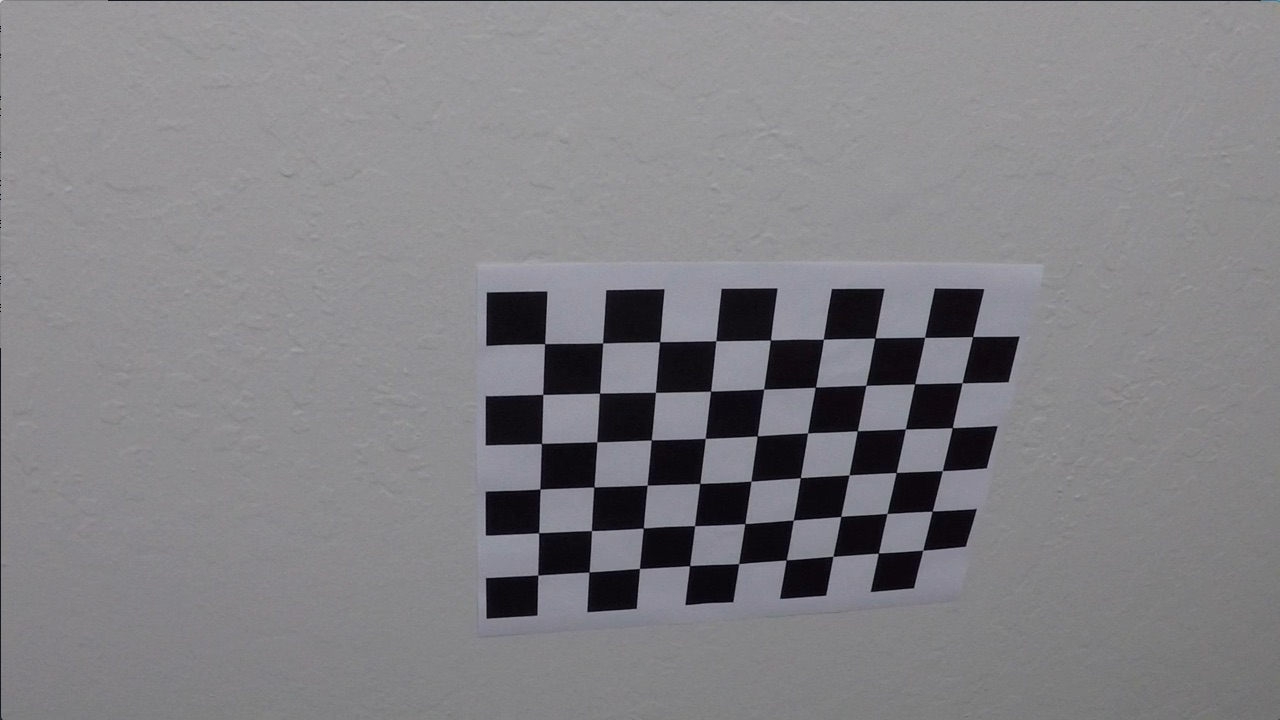
#> input picture camera_cal/calibration10.jpg, 1280 x 720 px; its folder holds only this picture in this run
$ jupyter execute --allow-errors p4.ipynb   (shell and % lines are left out)   (older library calls are emulated)
#> lines starting #> are read from the running program, lines starting #| are printed output that depends on the picture; after the words box and inside, x2 and y2 are one past the last pixel; in counts of white or black regions, pixels touching at a corner belong together
### primitives.py

import numpy as np
import cv2
from scipy import signal

# list of primitive function, all based from the code in class.


# Define a function that applies Sobel x or y,
# then takes an absolute value and applies a threshold.
# Note: calling your function with orient='x', thresh_min=5, thresh_max=100
# should produce output like the example image shown above this quiz.
# [54 lines left out: functions abs_sobel_thresh, mag_thresh, dir_threshold, not called in this run]

def select_yellow(image):
 hsv = cv2.cvtColor(image, cv2.COLOR_RGB2HSV)
 lower = np.array([20,60,60])
 upper = np.array([38,174, 250])
 mask = cv2.inRange(hsv, lower, upper)
 res = cv2.bitwise_and(image,image, mask= mask)

 return mask

def select_white(image):
 lower = np.array([202,202,202])
 upper = np.array([255,255,255])
 mask = cv2.inRange(image, lower, upper)
 res = cv2.bitwise_and(image,image, mask= mask)

 return mask

# Edit this function to create your own pipeline.
def transform_pipeline(img, s_thresh=(170, 255), sx_thresh=(20, 100)):
    img = np.copy(img)
    # Convert to HSV color space and separate the V channel
    hsv = cv2.cvtColor(img, cv2.COLOR_RGB2HLS).astype(np.float)
    l_channel = hsv[:,:,1]
    s_channel = hsv[:,:,2]
    # Sobel x
    sobelx = cv2.Sobel(l_channel, cv2.CV_64F, 1, 0) # Take the derivative in x
    abs_sobelx = np.absolute(sobelx) # Absolute x derivative to accentuate lines away from horizontal
    scaled_sobel = np.uint8(255*abs_sobelx/np.max(abs_sobelx))

    # Threshold x gradient
    sxbinary = np.zeros_like(scaled_sobel)
    sxbinary[(scaled_sobel >= sx_thresh[0]) & (scaled_sobel <= sx_thresh[1])] = 1

    sx_yellow = select_yellow(img)
    sx_white = select_white(img)


    # Threshold color channel
    s_binary = np.zeros_like(s_channel)
    s_binary[(s_channel >= s_thresh[0]) & (s_channel <= s_thresh[1])] = 1
    # Stack each channel
    # Note color_binary[:, :, 0] is all 0s, effectively an all black image. It might
    # be beneficial to replace this channel with something else.
    color_binary = np.dstack(( np.zeros_like(sxbinary), sxbinary, s_binary))
    combined_binary =  np.zeros_like(sxbinary)
    #combined_binary[(s_binary == 1) | (sxbinary == 1)] = 1
    combined_binary[(sx_yellow > 0 ) | (sx_white == 1) | (s_binary == 1) |(sxbinary == 1)] = 1
    #combined_binary[(sx_yellow > 0)] = 1
    #return combined_binary
    return combined_binary

def region_of_interest(img, vertices):
    """
    Applies an image mask.
    Only keeps the region of the image defined by the polygon
    formed from `vertices`. The rest of the image is set to black.
    """
    # defining a blank mask to start with
    mask = np.zeros_like(img)

    # defining a 3 channel or 1 channel color to fill the mask with depending on the input image
    if len(img.shape) > 2:
        channel_count = img.shape[2]  # i.e. 3 or 4 depending on your image
        ignore_mask_color = (255,) * channel_count
    else:
        ignore_mask_color = 255

    # filling pixels inside the polygon defined by "vertices" with the fill color
    cv2.fillPoly(mask, vertices, ignore_mask_color)

    # returning the image only where mask pixels are nonzero
    masked_image = cv2.bitwise_and(img, mask)
    return masked_image

### p4.ipynb
# Project Steps :
The steps of the project are the following and below are the pipeline stages :
 1. Compute the camera calibration matrix and distortion coefficients based on provided chessboard images.
 2. Undistort the Image.
 3. Create Thresholded binary image by applying color transform and gradient
 4. Apply perspective transform to get birds-eye view
 5. Detect Lane pixels in the warped viewd
 6. Calculate the curvature of lanes and offset from center of lane
 7. Unwarp the lane markings back to original domain
 8. Superimpose the lane markings int he original image and apply these on a video frame by frame


Steps : Compute the camera calibration matrix and distortion coefficients given a set of chessboard images and undistort the image.

  a. Open CV function calibrateCamera is used to find the camera matrix to calibrate the camera

  b. The chess board images in camera_cal folder is used for calibration (9x6 points)


[cell 1]
import numpy as np
import cv2
import matplotlib.pyplot as plt
import matplotlib.image as mpimg
import glob
import pickle

# prepare object points
nx = 9#TODO: enter the number of inside corners in x
ny = 6#TODO: enter the number of inside corners in y

# Initialise image and object point arrays
objpoints = []  # this is the 3d domain pts
imgpoints = []  # this the distorted points in 2d domain

# Generate object points
objp = np.zeros((nx*ny,3), np.float32)
objp[:,:2] = np.mgrid[0:nx,0:ny].T.reshape(-1,2) # x, y coordinates

# [6 lines left out: function cal_undistort, not called in this run]


#Read Camera calibration images
images = glob.glob("camera_cal/calibration*.jpg")

for fname in images :
 img = cv2.imread(fname)
#> img is the input picture: shape (720, 1280, 3); mean B, G, R 133.1, 129.4, 130.2
 #plt.imshow(img)
 # Convert to grayscale
 gray = cv2.cvtColor(img, cv2.COLOR_BGR2GRAY)

 # Find the chessboard corners
 ret, corners = cv2.findChessboardCorners(gray, (nx, ny), None)
#> ret = True; corners = 54 rows, first 8: [545.3, 343.1], [602.7, 342.8], [660.1, 341.3], [715.8, 340.7], [770.6, 340], [823.5, 339.2], [874.3, 338.5], [925.1, 337.4]
 #print(ret)
 # If found, draw corners
 if ret == True:
    imgpoints.append(corners)
    objpoints.append(objp)
    # Draw and display the corners
    cv2.drawChessboardCorners(img, (nx, ny), corners, ret)
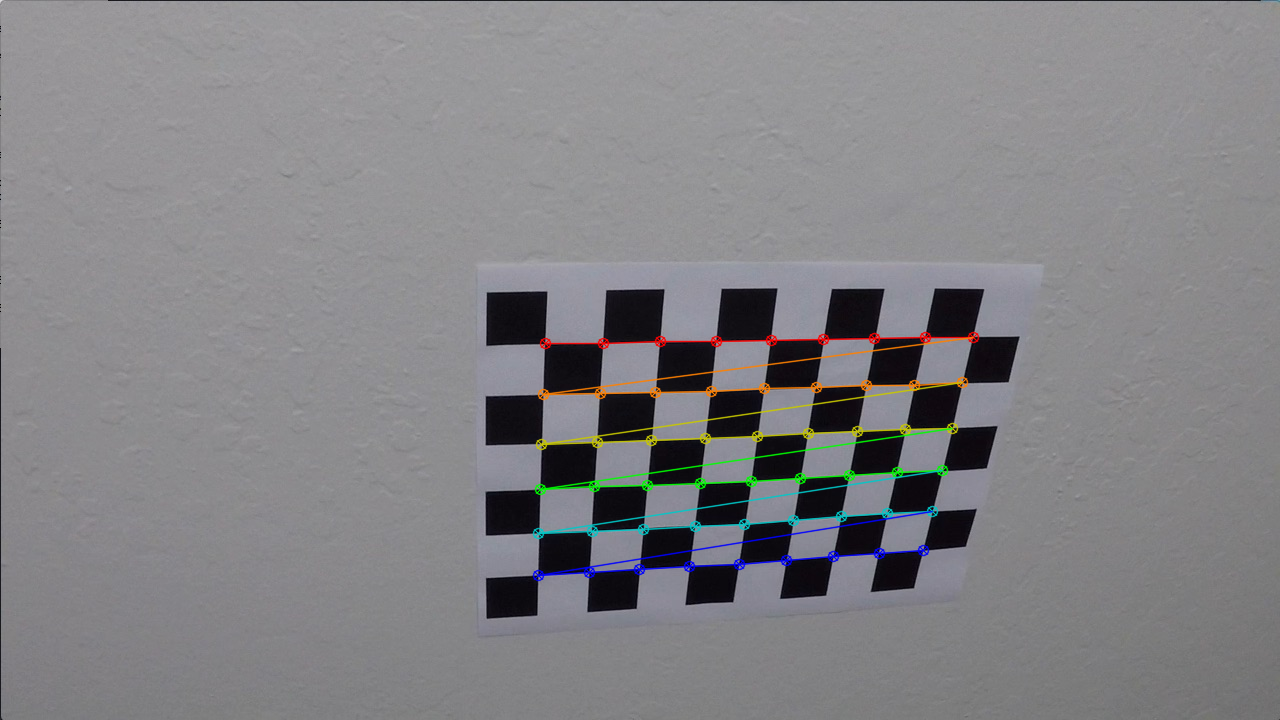
#> img: shape (720, 1280, 3); 1.91% of pixels changed, all inside (x1, y1, x2, y2) = (532, 331, 980, 582)
    plt.imshow(img)

[cell 2]
import pickle
#calibrate camera and save camera matrix as pickle file
img_size = (img.shape[1], img.shape[0])
ret, mtx, dist, rvecs, tvecs = cv2.calibrateCamera(objpoints, imgpoints, img_size,None,None)
#> ret = 0.68; mtx = [[1143.7, 0, 681.7], [0, 1109.2, 367.7], [0, 0, 1]]; dist = [[-0.515, 2.99, -0.00876, 0.00937, 1.41]]; rvecs = ([0.451, -0.252, 0.0361],); tvecs = ([-2.31, -0.422, 19.12],)
# Save the camera calibration result for later use (we won't worry about rvecs / tvecs)
cam_pickle = {}
cam_pickle["mtx"] = mtx
cam_pickle["dist"] = dist
pickle.dump( cam_pickle, open( "camera_matrix.p", "wb" ) )

Here are the original image and undistored images of chess board after applying camera calibraion.

[cell 3]
# Test undistortion on an image
img = cv2.imread('camera_cal/calibration1.jpg')
#> (the rest of this cell did not finish here and is left out)

# Start of Image Pipeline :
1. Read Image
2. Undistort the image using the camera matrix calculated above
3. Apply gradient and color transformation to capture the Lane markings
4. Apply Perspective Traform

Read Image and apply distortion correction
Below are sample images from test_images before and after undistortion.

[cell 4]
import numpy as np
import cv2
import matplotlib.pyplot as plt
import matplotlib.image as mpimg
import pickle


with open("camera_matrix.p", mode='rb') as f:
    cam_pickle = pickle.load(f)
mtx = cam_pickle["mtx"]
dist = cam_pickle["dist"]


read_img = cv2.imread("test_images/test2.jpg")
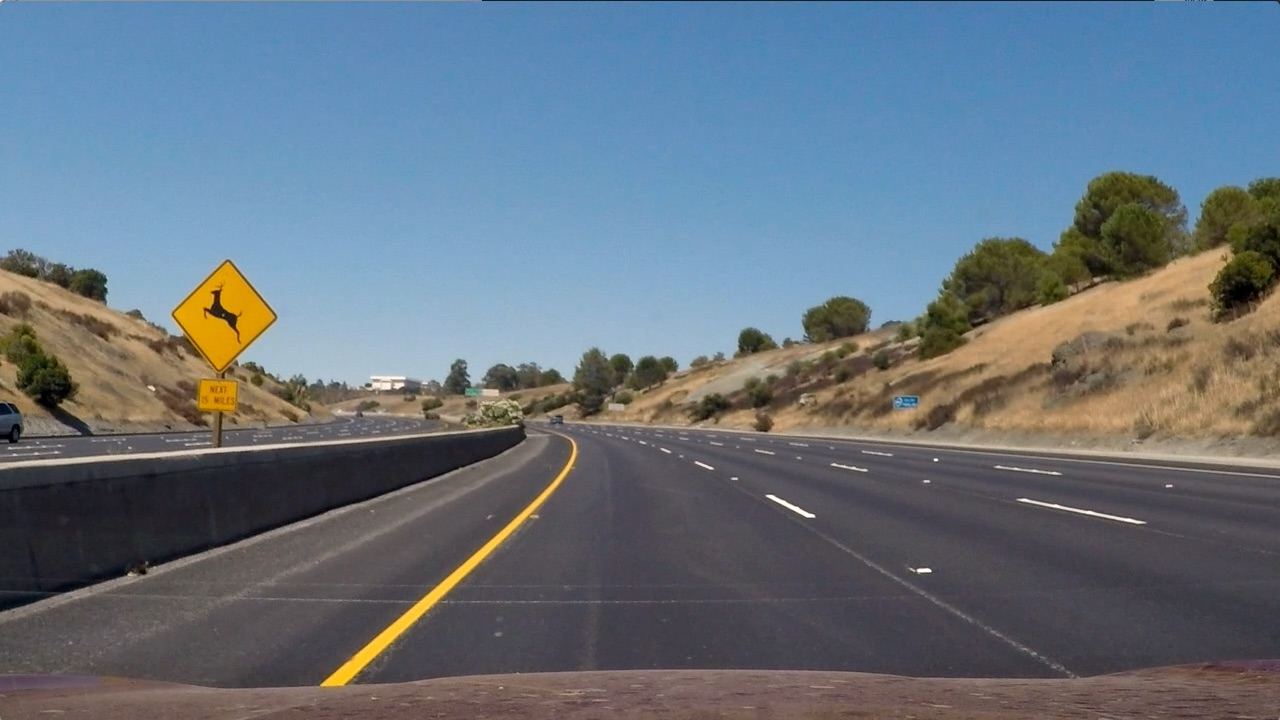
#> input picture test_images/test2.jpg, 1280 x 720 px
#> read_img is the input picture: shape (720, 1280, 3); mean B, G, R 125.5, 114.6, 102.8
#read_image = mpimg.imread("test_images/test1.jpg")
#since opencv reads image in bgr format
image_corr=cv2.cvtColor(read_img,cv2.COLOR_BGR2RGB)

undistorted_input = cv2.undistort(image_corr, mtx, dist, None, mtx)
cv2.imwrite('output_images/undist_test1.jpg',undistorted_input)
imshape = image_corr.shape
# Visualize undistortion
f, (ax1, ax2) = plt.subplots(1, 2, figsize=(50,50))
ax1.imshow(image_corr)
ax1.set_title('Original Image', fontsize=20)
ax2.imshow(undistorted_input)
ax2.set_title('Undistorted Image', fontsize=20)

Apply Gradients, thresholding and Color Transforms (S-Domain) for Binary Image. See transform_pipeline function to see how these are applied.

[cell 5]
from primitives import *
sx_thresh = (30,100)
s_thresh =(160,255)

combined_binary = transform_pipeline(undistorted_input, s_thresh, sx_thresh )
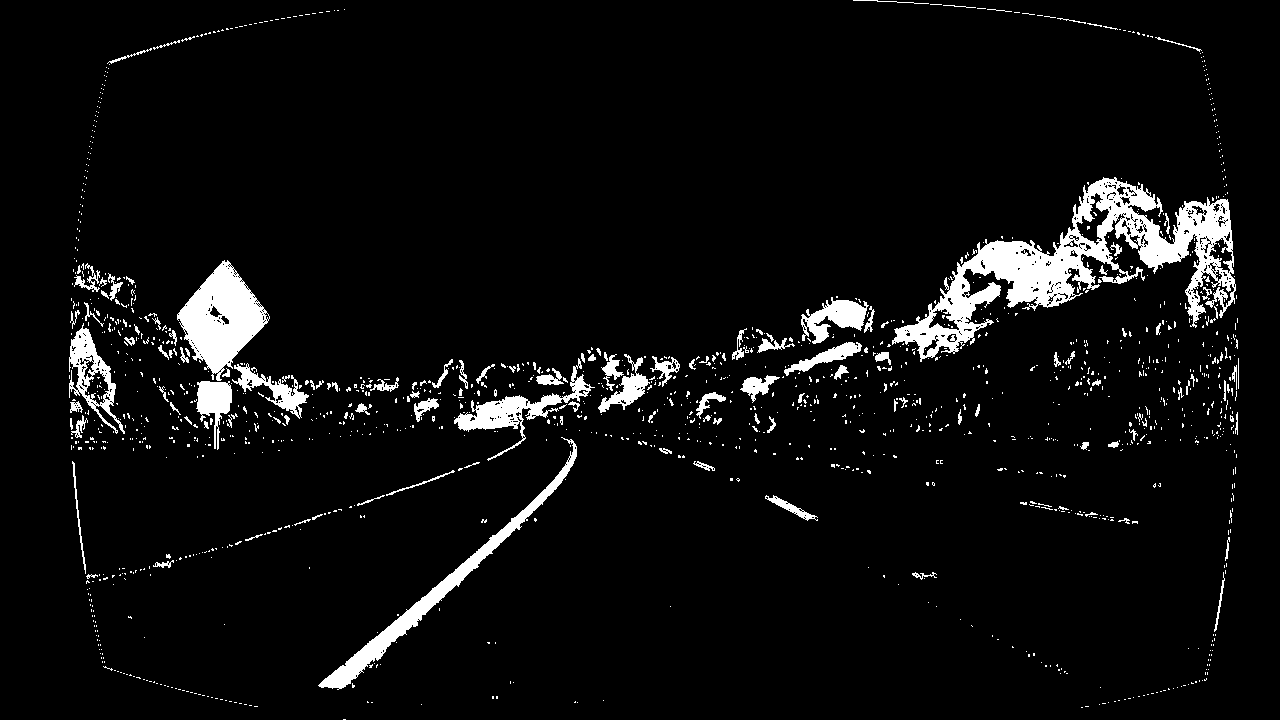
#> combined_binary: shape (720, 1280); values 0 (black) and 1 (white), 5.5% white; 1463 white regions (1330 under 20 px), largest, box (x1, y1, x2, y2) and area: (892, 177, 1236, 362) 17299, (177, 260, 270, 381) 5716, (318, 437, 577, 690) 4380
plt.imshow(combined_binary, cmap="gray")
cv2.imwrite('output_images/grad_test1.jpg',combined_binary)
#> Out = True

Below is the image with only the region of interest

[cell 6]
vertices = np.array([[(0,imshape[0]),(650, 430), (730, 430), (imshape[1],imshape[0])]], dtype=np.int32)
masked_image = region_of_interest(combined_binary, vertices)
#> in region_of_interest, `cv2.fillPoly(mask, vertices, ignore_mask_color)`:
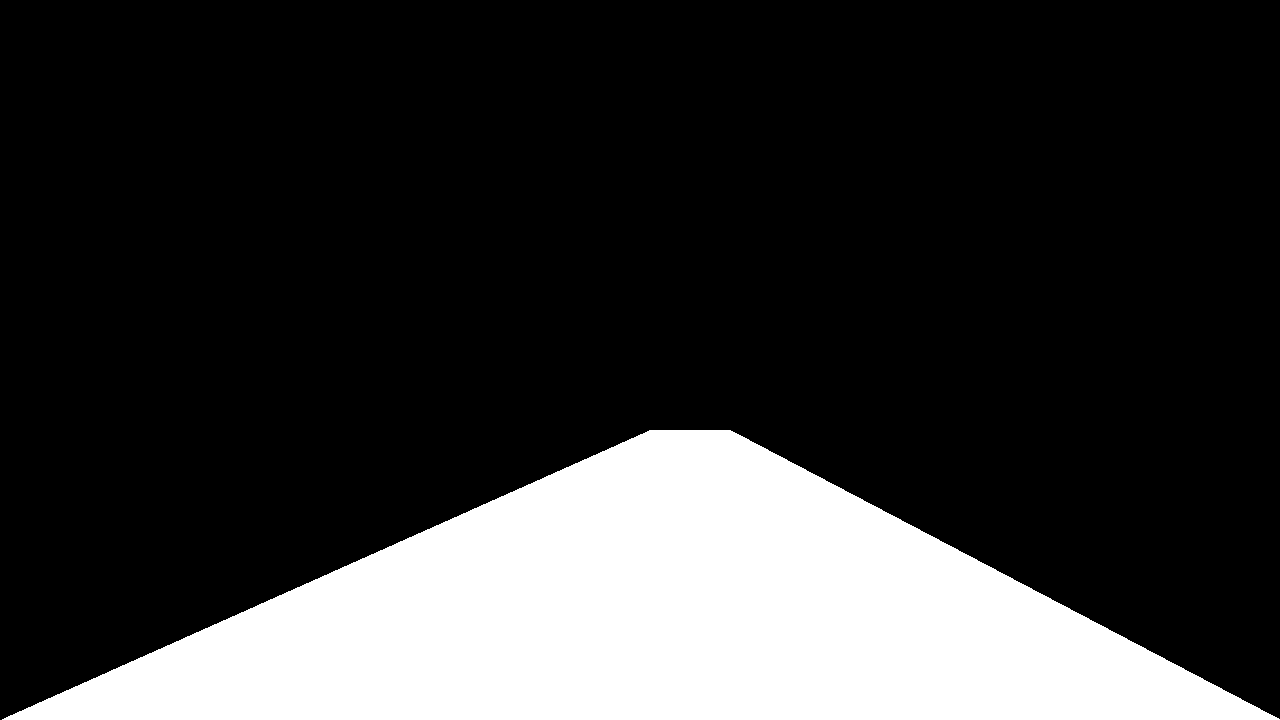
#> mask: shape (720, 1280); 21.4% white; 1 white region, box (x1, y1, x2, y2) and area: (2, 430, 1280, 720) 197364
#> (the rest of the program and of its run is left out)
